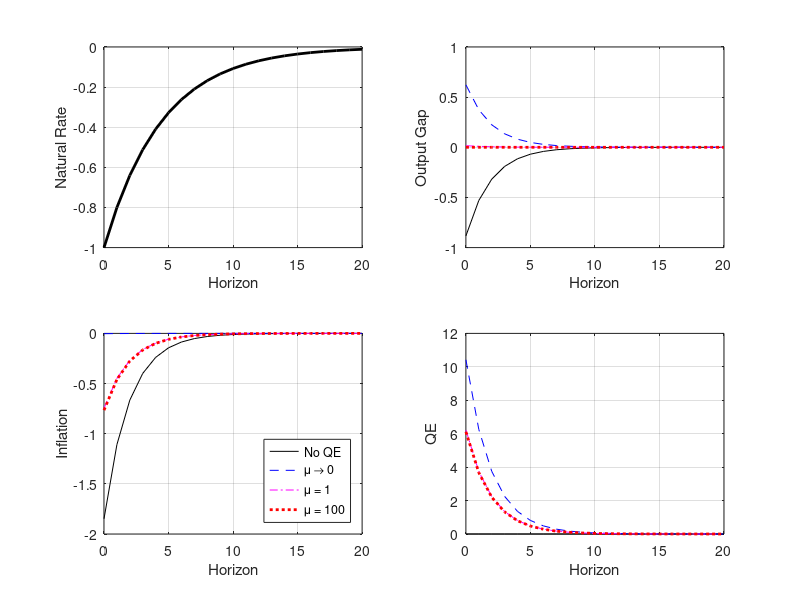

MATLAB code for this plot:
clear
close all
cd('model')

global z sigma rf_irf gamma zeta a2 H T omega beta

beta = 0.995; % discount rate patient
Pis = 1; % trend inflation
Rss = Pis/beta; % SS short rate
Rres = Rss; % SS rate on reserves
sp = 2/400; % targeted spread
Rbs = sp + Rss; % steady state long rate
betab = beta*Rss/Rbs; % discount factor impatient
epsi = 11; % elasticity of sub
pms = (epsi-1)/epsi; % steady state markup
ws = pms; % steady state wage
Ls = 1; % targeted SS labor
phi = 0.75; % calvo parameter
prs = ( ( 1-phi*Pis^(epsi-1) )/(1-phi))^(1/(1-epsi)); % SS reset price
vs = (1-phi)*prs^(-epsi)/(1-phi*Pis^(epsi)); % SS dispersion
Ys = Ls/vs; % SS output
z = 0.33; % Targeted share of impatient types
Cbs = z*Ys; % SS consumption impatient
Cs = (1-z)*Ys; % SS consumptin patient
chi = 1; % Inverse Frisch
sigma = 1; % EIS
psi = Cs^(-sigma)*ws/Ls^(chi); % Labor disutility consistent with 
r = 0.1; % SS reserve/output ratio
res = r*Ys; % SS reserves
kappa = 1 - 40^(-1); % Perpetuity decay
Qs = (Rbs - kappa)^(-1); % Steady state bond price
bcbs = res/Qs; % steady state CB bond holdings
bs = Cbs/Qs;
Xb = (Rbs*Qs*bs);
bfis = bs - bcbs; % Steady state FI bond holdings
thetas = 5; % modified leverage ratio
Xfi = Qs*bfis/thetas; % Transfer to FI
ss = Qs*bfis*(1-kappa*Pis^(-1)) + res - Xfi; % steady state deposits/saving
qes = Qs*bcbs;

% checks
Ds = Ys - ws*Ls; % production dividends
Dfi = Rbs*Qs*bfis + Rres*res - Rss*ss; % FI dividends
Ts = -Rbs*Qs*bcbs + Rres*res; % lump sum transfer (should be negative because it is a transfer)

check = Cs + ss - ws*Ls - Rss*ss - Ds - Dfi + Ts + kappa*Qs*bfis + Xfi + Xb; % should be zero -- patient household budget constraint)
check2 = Cbs + bs - Qs*bs*(1-kappa) - Xb;

% taylor rule
rhor = 0.8;
phipi = 1.5;

% exogenous processes
rhoA = 0.8;
rhoq = 0.8;
rhot = 0.8;
sA = 0.01;
sq = 0.01;
st = 0.01;
sr = 0.01;

% save parameters
gamma = (1-phi)*(1-phi*beta)/phi;
zeta = (chi*(1-z)+sigma)/(1-z);
a1 = bfis/bs;
a2 = bcbs/bs;
alpha = 0.75; % probability of remaining in ZLB, so expected duration = 1/(1-alpha)
T = 21; % length of IRF to calculate
a33 = [0 ]; % coefficient on rf
Q = size(a33,2);

% simulate path of rf
rf_irf = zeros(T,1);
rf_irf(1,1) = -0.0025;
for j = 2:T
    rf_irf(j,1) = rhoA*rf_irf(j-1,1);
end
pi_irf = zeros(T,Q);
x_irf = zeros(T,Q);
qe_irf = zeros(T,Q);

for i = 1:Q
    tau = a33(i);

omega1 = (1-z)*gamma*zeta/(sigma*(1-alpha*rhoA)*(1-alpha*beta*rhoA)-(1-z)*gamma*zeta*alpha*rhoA);
omega2 = (1-alpha*beta*rhoA)/(gamma*zeta)*omega1;
pi_irf(1,i) = omega1*rf_irf(1,1);
x_irf(1,i) = omega2*rf_irf(1,1);
qe_irf(1,i) = tau*rf_irf(1,1);

for j = 2:T
    pi_irf(j,i) = alpha^(j-1)*omega1*rf_irf(j,1);
    x_irf(j,i) = alpha^(j-1)*omega2*rf_irf(j,1);
    qe_irf(j,i) = alpha^(j-1)*tau*rf_irf(j,1);
end

end

t = 1:T;

% optimal policy
omega1h = (1-z)*(1-alpha*beta*rhoA)/(sigma*(1-alpha*rhoA)*(1-alpha*beta*rhoA)-gamma*zeta*(1-z)*alpha*rhoA);
omega2h = (1-z)*gamma*zeta/(sigma*(1-alpha*rhoA)*(1-alpha*beta*rhoA)-gamma*zeta*(1-z)*alpha*rhoA);
b1 = z*sigma*a2*((1-alpha*rhoA)*(1-alpha*beta*rhoA) - gamma*alpha*rhoA)/(sigma*(1-alpha*rhoA)*(1-alpha*beta*rhoA)-gamma*zeta*(1-z)*alpha*rhoA);
b2 = (gamma*sigma*z*a2*(zeta*(1-z)*((1-alpha*rhoA)*(1-alpha*beta*rhoA)-gamma*alpha*rhoA) - sigma*(1-alpha*rhoA)*(1-alpha*beta*rhoA) + gamma*zeta*(1-z)*alpha*rhoA)/((1-alpha*beta*rhoA)*(1-z)*(sigma*(1-alpha*rhoA)*(1-alpha*beta*rhoA) - gamma*zeta*(1-z)*alpha*rhoA)));

ii = [0.0001 1 100]; 
Q = size(ii,2);

pi_irf2 = zeros(T,Q);
x_irf2 = zeros(T,Q);
qe_irf2 = zeros(T,Q);

for i = 1:Q
    mu = ii(i);
    
    phi2=-(gamma*zeta*(1-z)-gamma*sigma)/(mu*(1-z));
    psi1=gamma*(1-z)/(gamma*sigma*(1-alpha*rhoA)*phi2-alpha*gamma*rhoA*(1-z)+(1-z)*(1-alpha*rhoA)*(1-gamma*zeta*phi2-alpha*beta*rhoA));
    psi2=psi1*phi2;
    tau=-(1-gamma*zeta*phi2-alpha*beta*rhoA)*(1-z)/(z*gamma*sigma*a2)*psi1;

pi_irf2(1,i) = psi1*rf_irf(1,1);
x_irf2(1,i) = psi2*rf_irf(1,1);
qe_irf2(1,i) = tau*rf_irf(1,1);

for j = 2:T
    pi_irf2(j,i) = alpha^(j-1)*psi1*rf_irf(j,1);
    x_irf2(j,i) = alpha^(j-1)*psi2*rf_irf(j,1);
    qe_irf2(j,i) = alpha^(j-1)*tau*rf_irf(j,1);
end

end


figure
subplot(2,2,1)
plot(t,400*rf_irf,'k','Linewidth',2)
ylabel('Natural Rate')
xlabel('Horizon')
grid on 
xlim([1 21])
xticks([1 6 11 16 21])
xticklabels({'0','5','10','15','20'})


subplot(2,2,2)
plot(t,100*x_irf(:,1),'k',t,100*x_irf2(:,1),'--b',t,100*x_irf2(:,2),'-.m',t,100*x_irf2(:,3),':r','Linewidth',2)
ylabel('Output Gap')
xlabel('Horizon')
grid on
xlim([1 21])
xticks([1 6 11 16 21])
xticklabels({'0','5','10','15','20'})


subplot(2,2,3)
plot(t,400*pi_irf(:,1),'k',t,400*pi_irf2(:,1),'--b',t,400*pi_irf2(:,2),'-.m',t,400*pi_irf2(:,3),':r','Linewidth',2)
ylabel('Inflation')
xlabel('Horizon')
grid on
legend('No QE','\mu \rightarrow 0', '\mu = 1','\mu = 100','Location','southeast')
xlim([1 21])
xticks([1 6 11 16 21])
xticklabels({'0','5','10','15','20'})


subplot(2,2,4)
plot(t,100*qe_irf(:,1),'k',t,100*qe_irf2(:,1),'--b',t,100*qe_irf2(:,2),'-.m',t,100*qe_irf2(:,3),':r','Linewidth',2)
ylabel('QE')
xlabel('Horizon')
grid on
xlim([1 21])
xticks([1 6 11 16 21])
xticklabels({'0','5','10','15','20'})

saveas(gcf,'four_endo_zlb2','epsc')  